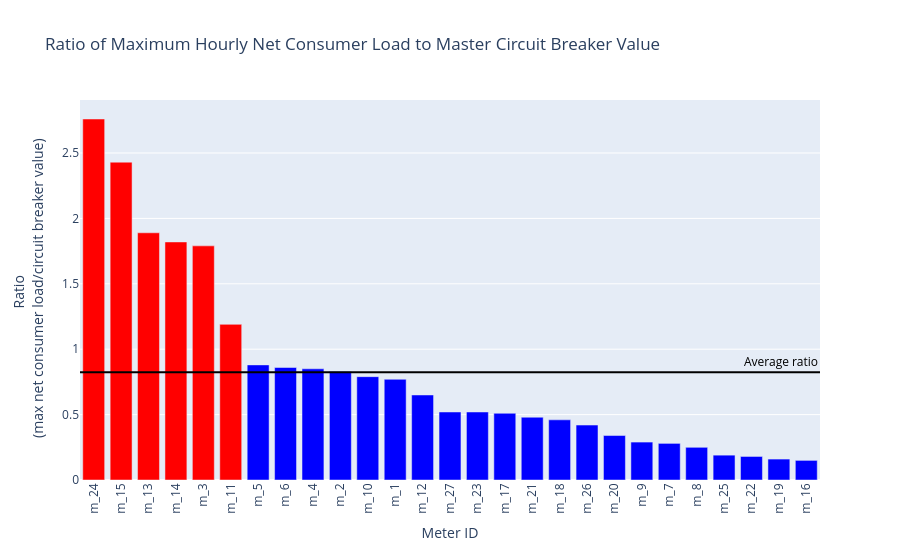

The notebook cell this image was saved under:
### Code cell
# Plot the ratio of the maximum loads to the master circuit breaker values for each meter. 
bar_plot(df_meters_con, 'meter_id', 'ratio', 
         "Ratio of Maximum Hourly Net Consumer Load to Master Circuit Breaker Value", 
         {"meter_id": "Meter ID", "ratio": "Ratio <br> (max net consumer load/circuit breaker value)"}, 
         average=True)

### Figure 1 — Plotly figure (JSON) as saved in the notebook; plotly's stock layout.template omitted (floating-point values rounded to 4 significant figures)
{"data": [{"alignmentgroup": "True", "customdata": [[1], [1], [1], [1], [1], [1], [0], [0], [0], [0], [0], [0], [0], [0], [0], [0], [0], [0], [0], [0], [0], [0], [0], [0], [0], [0], [0]], "hovertemplate": "Meter ID=%{x}<br>Ratio <br> (max net consumer load/circuit breaker value)=%{y}<extra></extra>", "legendgroup": "", "marker": {"color": [1, 1, 1, 1, 1, 1, 0, 0, 0, 0, 0, 0, 0, 0, 0, 0, 0, 0, 0, 0, 0, 0, 0, 0, 0, 0, 0], "coloraxis": "coloraxis", "pattern": {"shape": ""}}, "name": "", "offsetgroup": "", "orientation": "v", "showlegend": false, "textposition": "auto", "type": "bar", "x": ["m_24", "m_15", "m_13", "m_14", "m_3", "m_11", "m_5", "m_6", "m_4", "m_2", "m_10", "m_1", "m_12", "m_27", "m_23", "m_17", "m_21", "m_18", "m_26", "m_20", "m_9", "m_7", "m_8", "m_25", "m_22", "m_19", "m_16"], "xaxis": "x", "y": [2.76, 2.43, 1.89, 1.82, 1.79, 1.19, 0.88, 0.86, 0.85, 0.83, 0.79, 0.77, 0.65, 0.52, 0.52, 0.51, 0.48, 0.46, 0.42, 0.34, 0.29, 0.28, 0.25, 0.19, 0.18, 0.16, 0.15], "yaxis": "y"}], "layout": {"annotations": [{"font": {"color": "Black"}, "showarrow": false, "text": "Average ratio", "x": 1, "xanchor": "right", "xref": "x domain", "y": 0.8244, "yanchor": "bottom", "yref": "y"}], "barmode": "relative", "coloraxis": {"colorbar": {"title": {"text": "ratio_bool"}}, "colorscale": [[0, "rgb(0,0,255)"], [0.1, "rgb(51,153,255)"], [0.2, "rgb(102,204,255)"], [0.3, "rgb(153,204,255)"], [0.4, "rgb(204,204,255)"], [0.5, "rgb(255,255,255)"], [0.6, "rgb(255,204,255)"], [0.7, "rgb(255,153,255)"], [0.8, "rgb(255,102,204)"], [0.9, "rgb(255,102,102)"], [1, "rgb(255,0,0)"]], "showscale": false}, "legend": {"tracegroupgap": 0}, "shapes": [{"line": {"color": "Black"}, "type": "line", "x0": 0, "x1": 1, "xref": "x domain", "y0": 0.8244, "y1": 0.8244, "yref": "y"}], "title": {"text": "Ratio of Maximum Hourly Net Consumer Load to Master Circuit Breaker Value"}, "xaxis": {"anchor": "y", "domain": [0, 1], "tickangle": -90, "title": {"text": "Meter ID"}}, "yaxis": {"anchor": "x", "domain": [0, 1], "title": {"text": "Ratio <br> (max net consumer load/circuit breaker value)"}}}}
